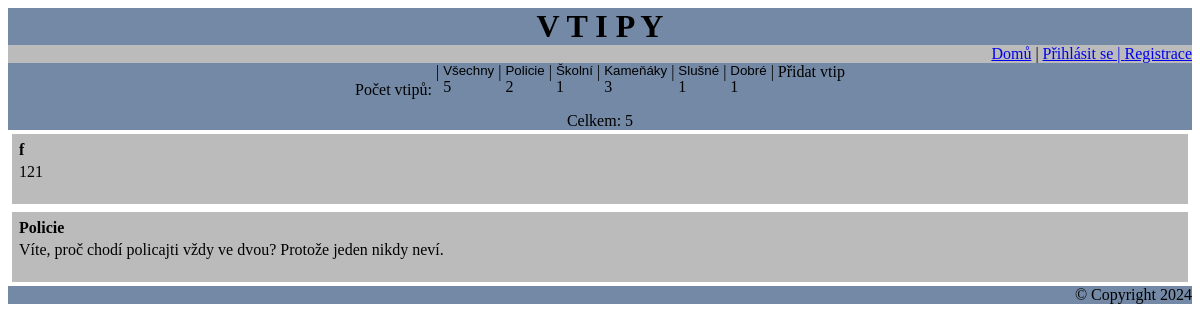
/vtipy/, run on the app's committed database.
### tables this page shows
CREATE TABLE `kateg` (`id` INTEGER PRIMARY KEY AUTOINCREMENT, `nazev` TEXT);

CREATE TABLE "vtip" (
    `id` INTEGER PRIMARY KEY AUTOINCREMENT,
    `nadpis` TEXT,
    `obsah` TEXT,
    `vytvoreno` TIMESTAMP DEFAULT CURRENT_TIMESTAMP,
    id_uziv INTEGER,
    FOREIGN KEY (id_uziv) REFERENCES uziv(id)
);

### flask_app.py (the view)
@app.route("/vtipy/", methods=["GET", "POST"])
def index():
    chyba = ""
    with mydb() as db:
        cur = db.cursor()
        if request.method == "POST":
            if request.form.get("akce") == "smazat" and session.get("uziv") == "admin":
                id = request.form["id"]
                cur.execute("DELETE FROM vtip WHERE id=(?)", (id,))
        cur.execute(
            "SELECT id, nazev, COUNT(id_kateg) FROM kateg LEFT JOIN zarazeni ON zarazeni.id_kateg=kateg.id GROUP BY id "
        )
        nazvy = cur.fetchall()
        try:
            if "kateg" in request.form:
                id_kateg = request.form["kateg"]
            else:
                id_kateg = 1
            cur.execute(
                "SELECT nadpis, obsah, vtip.id, vtip.id_uziv FROM vtip,zarazeni WHERE zarazeni.id_vtip = vtip.id AND zarazeni.id_kateg = ?",
                (id_kateg,),
            )
        except Exception as e:
            cur.execute("SELECT nadpis, obsah, vtip.id, vtip.id_uziv FROM vtip")
            chyba = e
        vtipy = cur.fetchall()
    if session.get("uziv"):
        cur.execute(
            "SELECT COUNT(id) FROM vtip WHERE id_uziv = ?", (session.get("id_uziv"),)
        )
        count_uziv = cur.fetchone()
    else:
        count_uziv = None
    cur.execute("SELECT COUNT(id) FROM vtip")
    count = cur.fetchone()
    return render_template(
        "index.html",
        nazvy=nazvy,
        vtipy=vtipy,
        chyba=chyba,
        count=count,
        count_uziv=count_uziv,
    )

### flask_app.py (called while the page is built)
def mydb():
    db = sqlite3.connect("dbvtipy.sqlite3")
    db.execute("PRAGMA foreign_keys=ON")
    return db

### templates/index.html (shortened to what this page needs)
<DOCTYPE HTML>
    <html>
    <head>
    </head>
    <body>
        <div class="title">V T I P Y</div>
        <div class="menu">
            <a href="{{ url_for("index") }}">Domů</a> |
            <a href="{{ url_for("login") }}">
                {% if session["uziv"] %}
                Odhlásit se
            </a>
            {% else %}
            Přihlásit se |
            </a>
            <a href="{{ url_for("registrace") }}">Registrace</a>
            {% endif %}
        </div>
        {% if count %}
        {% block kateg %}
        <div class="kateg">
            <div style=height: 100%;><br>Počet vtipů:</div>
            &nbsp;|&nbsp;
            {% for nazev in nazvy %}
            <div>
                <form action="{{ url_for("index") }}" method="POST">
                    <input class="kategbut" type="submit" value={{nazev[1]}}><br> {{nazev[2]}}
                </form>
            </div>
            &nbsp;|&nbsp;
            {% endfor %}
            <br><a href="{{ url_for('pridat_vtip') }}"
                style="color: black; text-decoration: none; height: min-content;">Přidat vtip</a>
        </div>
        {% endblock %}
        <div class="kateg">
            Celkem: {{ count[0] }}
        </div>
        {% endif%}
        {% block obsah %}
        <div class="vtipy">
            {% for vtip in vtipy %}
            <div class="vtip1">
                <form action="{{ url_for("index") }}" method="POST">
                    <table border=0 width="100%">
                        <tr>
                            <td>
                                <b>{{vtip[0]}}</b>
                            </td>
                            <td align="right">
                            </td>
                        </tr>
                        <tr>
                            <td>
                                {{vtip[1]}}
                            </td>
                        </tr>
                    </table>
                </form>
            </div>
            {% endfor %}
        </div>
        {% endblock %}
        <div class="zapati">&copy; Copyright 2024</div>
    </body>
    </html>

### templates/index.html (style rules this page uses)
.title { background-color: #7389a5; font-size: xx-large; font-weight: bold; text-align: center; }
.menu { color: black; text-decoration: none; background-color: #BBBBBB; text-align: right; color: black; text-decoration: none; }
.kateg { background-color: #7389a5; justify-content: center; display: flex; }
.zapati { background-color: #7389a5; text-align: right; }
.kategbut { background: none !important; border: none; padding: 0 !important; }
.vtipy { display: flex; justify-content: center; flex-direction: column; }
.vtip1 { background-color: #BBBBBB; text-align: left; padding: 4px; margin: 4px; }

### data on the page
kateg: nazev "Všechny", nazev "5"
kateg: nazev "Policie", nazev "2"
kateg: nazev "Školní", nazev "1"
kateg: nazev "Kameňáky", id "3"
kateg: nazev "Slušné", nazev "1"
kateg: nazev "Dobré", nazev "1"
vtip: nadpis "f", obsah "121"
vtip: nadpis "Policie", obsah "Víte, proč chodí policajti vždy ve dvou? Protože jeden nikdy neví."

### other printed values
{{ count[0] }} "5"
